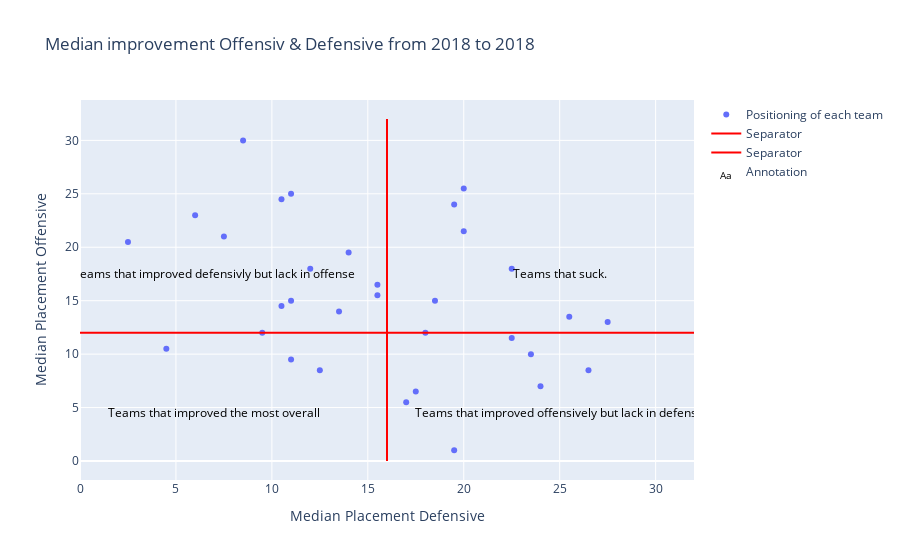

Notebook code for this chart:
### Code cell
fig = go.Figure()

fig.add_trace(go.Scatter(
    x=df['median_placement_def'],
    y=df['median_placement_off'],
    mode="markers",
    hovertext=df.index,
    name='Positioning of each team'
))

fig.add_trace(go.Scatter(
    x=[16, 16],
    y=[0, 32],
    mode="lines",
    line={'color': 'red'},
    name='Separator'
))

fig.add_trace(go.Scatter(
    x=[0, 32],
    y=[12, 12],
    mode="lines",
    line={'color': 'red'},
    name="Separator"
))

fig.add_trace(go.Scatter(
    x=[7, 7, 25, 25],
    y=[18, 5, 18, 5],
    mode="text",
    text=["Teams that improved defensivly but lack in offense", "Teams that improved the most overall", "Teams that suck.", "Teams that improved offensively but lack in defense"],
    textfont=dict(color="black", size=12),
    textposition="bottom center",
    name='Annotation'
))

fig.update_layout(
    height=800,
    title_text='Median improvement Offensiv & Defensive from 2018 to 2018'
);

fig.update_xaxes(title_text='Median Placement Defensive');
fig.update_yaxes(title_text='Median Placement Offensive');
fig.write_html('./plots/off_def_improvement_median.html')
fig.show();

### Figure 1 — Plotly figure (JSON) as saved in the notebook; plotly's stock layout.template omitted (floating-point values rounded to 4 significant figures)
{"data": [{"hovertext": ["Arizona Cardinals", "Dallas Cowboys", "Baltimore Ravens", "Tennessee Titans", "Buffalo Bills", "Jacksonville Jaguars", "Oakland Raiders", "Minnesota Vikings", "San Francisco 49ers", "Seattle Seahawks", "Miami Dolphins", "Atlanta Falcons", "Houston Texans", "Detroit Lions", "Cincinnati Bengals", "Philadelphia Eagles", "Tampa Bay Buccaneers", "New York Giants", "Green Bay Packers", "Los Angeles Chargers", "Cleveland Browns", "Washington Redskins", "New Orleans Saints", "New England Patriots", "New York Jets", "Carolina Panthers", "Kansas City Chiefs", "Indianapolis Colts", "Los Angeles Rams", "Denver Broncos", "Chicago Bears", "Pittsburgh Steelers"], "mode": "markers", "name": "Positioning of each team", "type": "scatter", "x": [19.5, 17, 17.5, 24, 12.5, 26.5, 11, 23.5, 4.5, 22.5, 18, 9.5, 27.5, 25.5, 13.5, 10.5, 11, 18.5, 15.5, 15.5, 12, 22.5, 14, 2.5, 7.5, 20, 6, 19.5, 10.5, 11, 20, 8.5], "y": [1, 5.5, 6.5, 7, 8.5, 8.5, 9.5, 10, 10.5, 11.5, 12, 12, 13, 13.5, 14, 14.5, 15, 15, 15.5, 16.5, 18, 18, 19.5, 20.5, 21, 21.5, 23, 24, 24.5, 25, 25.5, 30]}, {"line": {"color": "red"}, "mode": "lines", "name": "Separator", "type": "scatter", "x": [16, 16], "y": [0, 32]}, {"line": {"color": "red"}, "mode": "lines", "name": "Separator", "type": "scatter", "x": [0, 32], "y": [12, 12]}, {"mode": "text", "name": "Annotation", "text": ["Teams that improved defensivly but lack in offense", "Teams that improved the most overall", "Teams that suck.", "Teams that improved offensively but lack in defense"], "textfont": {"color": "black", "size": 12}, "textposition": "bottom center", "type": "scatter", "x": [7, 7, 25, 25], "y": [18, 5, 18, 5]}], "layout": {"autosize": true, "title": {"text": "Median improvement Offensiv & Defensive from 2018 to 2018"}, "xaxis": {"autorange": true, "range": [0, 32], "title": {"text": "Median Placement Defensive"}, "type": "linear"}, "yaxis": {"autorange": true, "range": [-1.778, 33.78], "title": {"text": "Median Placement Offensive"}, "type": "linear"}}}
